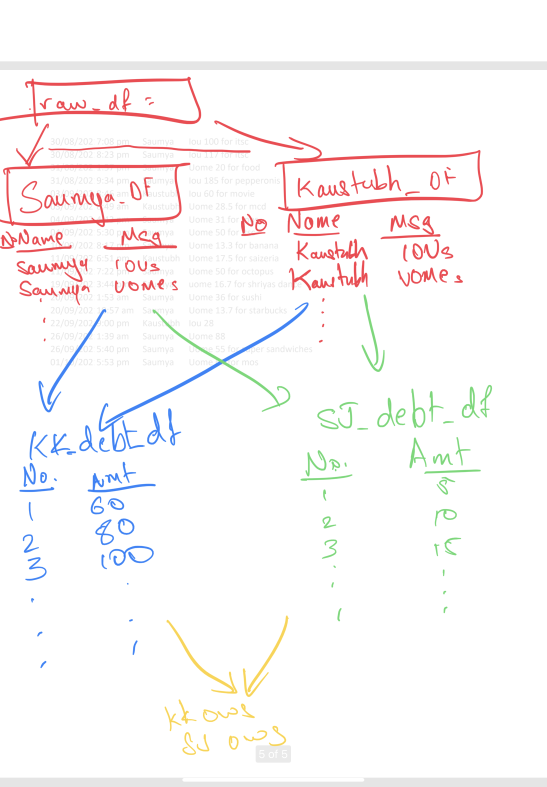
#> input picture Fun Python Project/Notes.png, 1640 x 2360 px, found by its file name (shown at 1/3 size)
$ jupyter execute --allow-errors 'DeepNude_(PepeNude,_DreamTime)_Google_Colab.ipynb'   (shell and % lines are left out)   (older library calls are emulated)
#> lines starting #> are read from the running program, lines starting #| are printed output that depends on the picture
<a href="https://colab.research.google.com/github/supercow5555/COMP-4331/blob/master/DeepNude_(PepeNude%2C_DreamTime)_Google_Colab.ipynb" target="_parent"></a>

# INIT

[cell 1]
#@title Clonong repo and install requirements
%cd '/content/dreamtime/src/cli/'
#> (the rest of this cell did not finish here and is left out)

## I got link here:
https://gitgud.io/dreamnet/dreamtime#download-mirrors

Also you can find torrent, and manualy upload to Mega

---

HowToDownload from MediaFire

You need copy link from green download button
and pase it in "Direct_Link".
Example domain: http://download813.mediafire.com/...

## This step will take a few minutes  ~25 minutes

[cell 2]
#@title Download checkpoints (pytorch models  *.lib x3)
%cd "/content/dreamtime/src/cli/"
check_path = '/content/dreamtime/src/cli/checkpoints.zip'


MegaNZ_url = "https://mega.nz/#!3ih2jIgB!EcfD4_K_blnjfNfVmqhV4drrsN_xh4gaMsZzSZIw17s" #@param {type:"string"}
Direct_Link = " " #@param {type:"string"}

Download_from = "MegaNZ" #@param ["MegaNZ", "DirectLink"]

from pathlib import Path
if Path(check_path).exists():
  q_delete = input('Already downloaded. Delete zip file? (y)/n')
  if q_delete.lower() == 'y':
    !rm $check_path

#> (the rest of this cell did not finish here and is left out)

# Photo edit

[cell 3]
#@title Upload Photo

%cd /content/dreamtime/src/cli/

from pathlib import Path
if not Path('photos').exists():
  !mkdir photos

if not Path('temp_photos').exists():
  !mkdir temp_photos

%cd /content/dreamtime/src/cli/temp_photos
print('Choose 1 png file')
target = 'test'
from google.colab import files
uploaded = files.upload()
#> the answer given: Notes.png

for name, bytes_ in uploaded.items():
  if name.endswith('.png') or name.endswith('.jpg'):
    target=name
    break
  else:
    print('Only image')

if target == 'test':
  print('Timeout finished. Pls restart and be faster')
else:
  %matplotlib inline
  from IPython.display import display
  from PIL import Image, ImageDraw
  from ipywidgets import widgets, interact
  import matplotlib.pyplot as plt
  import numpy as np

  image = Image.open(target)
#> image is the input picture: PIL image 1640x2360 RGBA; mean R, G, B, A 250.9, 248, 248.2, 255
  im_w, im_h = image.size
#> im_w = 1640; im_h = 2360
  im_w+=int(im_w/2)
#> im_w = 2460
  im_h+=int(im_h/2)
#> im_h = 3540
  size = (im_w, im_h)
#> size = (2460, 3540)

  if size == (512, 512):
    print('All right')
    image.save('../photos/'+target[:-3]+'png')
  else:
    print('Pls resize image')
    image.thumbnail(size, Image.ANTIALIAS)
    background = Image.new('RGBA', size, (255, 255, 255, 0))
    background.paste(
        image, (int((size[0] - image.size[0]) / 2), int((size[1] - image.size[1]) / 2))
    )
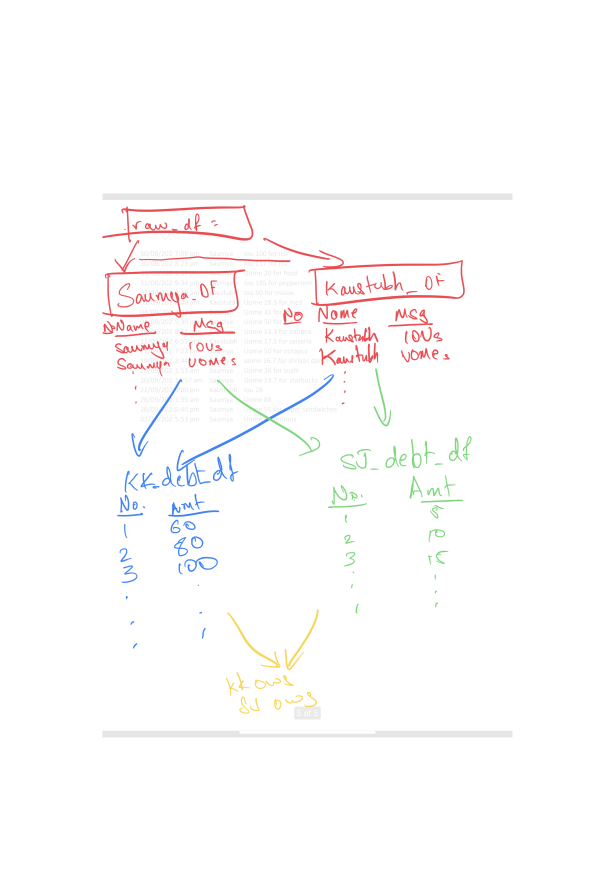
#> background: PIL image 2460x3540 RGBA (shown at 1/4 size); mean R, G, B, A 253.2, 251.9, 252, 113.3; transparent parts drawn white
#> the sliders are set to BoxSize = 512, x = 492, y = 708
    image = background

    def f(BoxSize, x, y, save=False):
#> called with BoxSize = 512, x = 492, y = 708, save = False
      ed_image = image.copy()
      draw = ImageDraw.Draw(ed_image)
      draw.rectangle([(x, y),
                      (x+BoxSize, y+BoxSize)],
                     outline='red',
                     width=4)
      if save:
        print('SAVED!')
        crop_im = image.copy()
        crop_im = crop_im.crop((x,y,x+BoxSize,y+BoxSize))
        crop_im = crop_im.resize([512,512], Image.ANTIALIAS)
        crop_im.save('../photos/'+target[:-3]+'png')
      display_im = ed_image.copy()
      display_im.thumbnail((700,700), Image.ANTIALIAS)
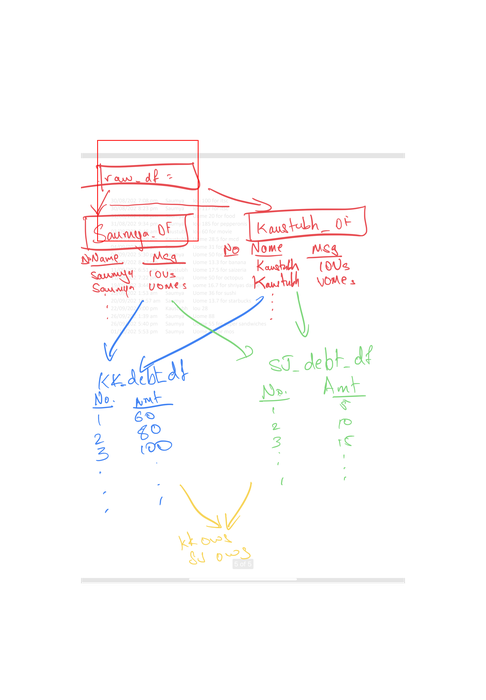
#> display_im: PIL image 486x700 RGBA; mean R, G, B, A 113.6, 112, 112, 113.3; transparent parts drawn white
      display(display_im)

    def on_butt_clicked(event):
      f(w_box.value,w_x.value,w_y.value,save=True)

    w_box = widgets.IntSlider(min=100, max=int(image.size[1]/100*70), value=512)
    w_x = widgets.IntSlider(min=0, max=int(image.size[0]/100*70), value=image.size[0]//5)
    w_y = widgets.IntSlider(min=0, max=int(image.size[1]/100*70), value=image.size[1]//5)
    butt = widgets.Button(description='Save')
    butt.on_click(on_butt_clicked)

    display(butt)
    interact(f,  BoxSize=w_box, x=w_x, y=w_y)

[cell 4]
#@title Upload gif

%cd /content/dreamtime/src/cli/

from pathlib import Path
if not Path('gifs').exists():
  !mkdir gifs

%cd gifs
from google.colab import files
files.upload()
#> the answer given: Notes.png

# SEND NUDES!

[cell 5]
#@title Image magic
%cd "/content/dreamtime/src/cli"


path='results'
import os
if not os.path.exists(path):
    os.makedirs(path)

from IPython.display import display
from ipywidgets import widgets
from os import listdir
from os.path import isfile, join

mypath = '/content/dreamtime/src/cli/photos'
#> (the rest of this cell did not finish here and is left out)

[cell 6]
#@title Gif magic
%cd "/content/dreamtime/src/cli"


path='gifs'
import os
if not os.path.exists(path):
    os.makedirs(path)

path='gif_results'
if not os.path.exists(path):
    os.makedirs(path)

from IPython.display import display
from ipywidgets import widgets
from os import listdir
from os.path import isfile, join

mypath = '/content/dreamtime/src/cli/gifs'
#> (the rest of this cell did not finish here and is left out)

#Tools

[cell 7]
#@title Crop
%cd /content/dreamtime/src/cli/temp_photos
target = ' ' #@param {type:"string"}
from IPython.display import display
from PIL import Image, ImageDraw
from ipywidgets import widgets, interact
import matplotlib.pyplot as plt
import numpy as np

#> (the rest of this cell did not finish here and is left out)

[cell 8]
#@title Rotate image
%cd /content/dreamtime/src/cli/temp_photos
target = ' ' #@param {type:"string"}
#> target = ' '
ro_deg = -90 #@param {type:"integer"}

from PIL import Image
#> (the rest of this cell did not finish here and is left out)
